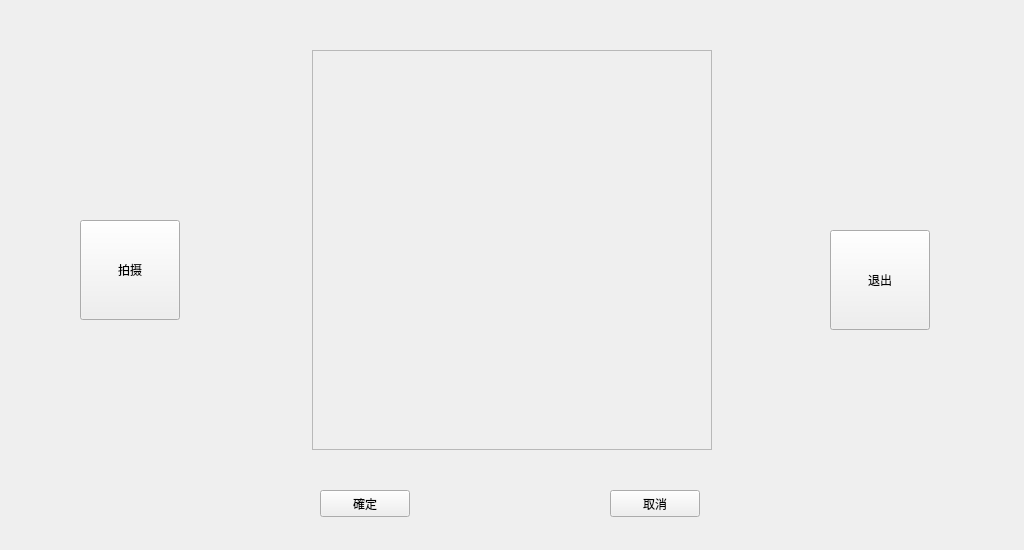
<?xml version="1.0" encoding="UTF-8"?>
<ui version="4.0">
 <class>scan</class>
 <widget class="QWidget" name="scan">
  <property name="geometry">
   <rect>
    <x>0</x>
    <y>0</y>
    <width>1024</width>
    <height>550</height>
   </rect>
  </property>
  <property name="windowTitle">
   <string>Form</string>
  </property>
  <widget class="QFrame" name="photoFrame">
   <property name="geometry">
    <rect>
     <x>312</x>
     <y>50</y>
     <width>400</width>
     <height>400</height>
    </rect>
   </property>
   <property name="frameShape">
    <enum>QFrame::StyledPanel</enum>
   </property>
   <property name="frameShadow">
    <enum>QFrame::Raised</enum>
   </property>
   <widget class="QLabel" name="photoLable">
    <property name="geometry">
     <rect>
      <x>0</x>
      <y>0</y>
      <width>400</width>
      <height>400</height>
     </rect>
    </property>
    <property name="text">
     <string/>
    </property>
   </widget>
  </widget>
  <widget class="QPushButton" name="shotButton">
   <property name="geometry">
    <rect>
     <x>80</x>
     <y>220</y>
     <width>100</width>
     <height>100</height>
    </rect>
   </property>
   <property name="text">
    <string>拍摄</string>
   </property>
  </widget>
  <widget class="QPushButton" name="exitButton">
   <property name="geometry">
    <rect>
     <x>830</x>
     <y>230</y>
     <width>100</width>
     <height>100</height>
    </rect>
   </property>
   <property name="text">
    <string>退出</string>
   </property>
  </widget>
  <widget class="QPushButton" name="confirmButton">
   <property name="geometry">
    <rect>
     <x>320</x>
     <y>490</y>
     <width>90</width>
     <height>27</height>
    </rect>
   </property>
   <property name="text">
    <string>確定</string>
   </property>
  </widget>
  <widget class="QPushButton" name="cancelButton">
   <property name="geometry">
    <rect>
     <x>610</x>
     <y>490</y>
     <width>90</width>
     <height>27</height>
    </rect>
   </property>
   <property name="text">
    <string>取消</string>
   </property>
  </widget>
 </widget>
 <resources/>
 <connections/>
</ui>
